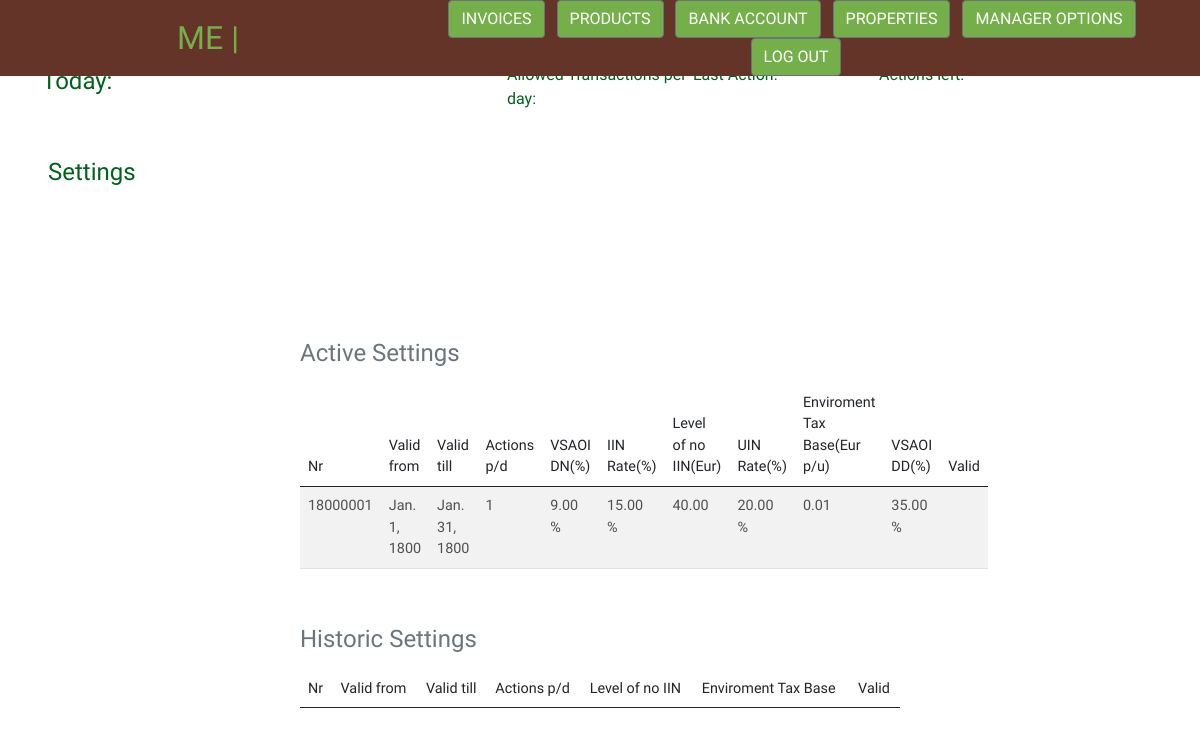
Page /settings/ (signed in) on the committed database.
### home/models.py (models this page shows, shortened)
class AppSettings(models.Model):
    class Meta:
        verbose_name_plural = "Basic Settings"
    settings_number = models.CharField(max_length=8, default='0000xxxx')
    valid_from = models.DateField(auto_now_add=False)
    valid_till = models.DateField(auto_now_add=False)
    acions_per_day = models.PositiveIntegerField(default=1)
    vsaoi_dn = models.DecimalField(
        max_digits=4, decimal_places=2, blank=False, null=False)
    iin_rate = models.DecimalField(
        max_digits=4, decimal_places=2, blank=False, null=False)
    no_iin_level = models.DecimalField(
        max_digits=8, decimal_places=2, blank=False, null=False)
    uin_rate = models.DecimalField(
        max_digits=4, decimal_places=2, blank=False, null=False)
    enviroment_tax_base = models.DecimalField(
        max_digits=8, decimal_places=2, blank=False, null=False)
    vsaoi_dd = models.DecimalField(
        max_digits=4, decimal_places=2, blank=False, null=False)
    valid = models.BooleanField()

### home/views.py (the view)
# urls.py: path('settings/', views.settings, name="settings"),
@login_required
def settings(request):
    owner = request.user
    current_settings = get_object_or_404(AppSettings, valid=True)
    settings_history = AppSettings.objects.filter(valid=False).order_by('valid_till')
    context = {
        'owner': owner,
        'current_settings': current_settings,
        'settings_history': settings_history,
    }
    return render(request, 'home/settings.html', context)

### home/templates/home/settings.html (shortened to what this page needs)
{% extends "base.html" %}
{% load static %}
{% block page_header %}
    <div class="container header-container">
        {% include 'includes/top-data.html' %}
    </div>
{% endblock %}
{% block content %}
    <div class="main-content">
        <h4 class="my-5 mx-5">Settings</h4>
    </div>
    <div class="col-md-6 offset-md-3 pb-5 pt-5">
        <table class="table table-striped caption-top my-5">
            <caption>
                <h4>Active Settings</h4>
            </caption>
            <thead>
                <tr>
                    <th scope="col">Nr</th>
                    <th scope="col">Valid from</th>
                    <th scope="col">Valid till</th>
                    <th scope="col">Actions p/d</th>
                    <th scope="col">VSAOI DN(%)</th>
                    <th scope="col">IIN Rate(%)</th>
                    <th scope="col">Level of no IIN(Eur)</th>
                    <th scope="col">UIN Rate(%)</th>
                    <th scope="col">Enviroment Tax Base(Eur p/u)</th>
                    <th scope="col">VSAOI DD(%)</th>
                    <th scope="col">Valid</th>
                </tr>
              </thead>
              <tbody>
                <tr>
                    <td>{{ current_settings.settings_number }}</td>
                    <td>{{ current_settings.valid_from }}</td>
                    <td>{{ current_settings.valid_till }}</td>
                    <td>{{ current_settings.acions_per_day }}</td>
                    <td>{{ current_settings.vsaoi_dn }} %</td>
                    <td>{{ current_settings.iin_rate }} %</td>
                    <td>{{ current_settings.no_iin_level }}</td>
                    <td>{{ current_settings.uin_rate }} %</td>
                    <td>{{ current_settings.enviroment_tax_base }}</td>
                    <td>{{ current_settings.vsaoi_dd }} %</td>
                    <td></td>
                </tr>
              </tbody>
        </table>
        <table class="table table-striped caption-top my-5">
            <caption>
                <h4>Historic Settings</h4>
            </caption>
            <thead>
                <tr>
                    <th scope="col">Nr</th>
                    <th scope="col">Valid from</th>
                    <th scope="col">Valid till</th>
                    <th scope="col">Actions p/d</th>
                    <th scope="col">Level of no IIN</th>
                    <th scope="col">Enviroment Tax Base</th>
                    <th scope="col">Valid</th>
                </tr>
              </thead>
        </table>
    </div>
{% endblock %}

### static/css/base.css (style rules this page uses)
html { height: 100%; }
.header-container { height: 55px; margin-top: 55px; }

### rows in the picture
AppSettings: settings_number "18000001", valid_from "Jan. 1, 1800", valid_till "Jan. 31, 1800", acions_per_day "1", vsaoi_dn "9.00", iin_rate "15.00", no_iin_level "40.00", uin_rate "20.00", enviroment_tax_base "0.01", vsaoi_dd "35.00"
